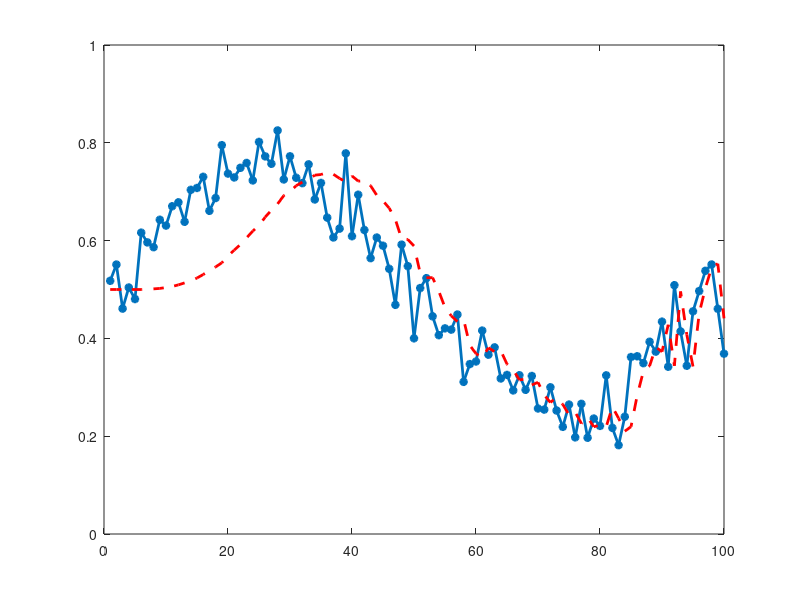
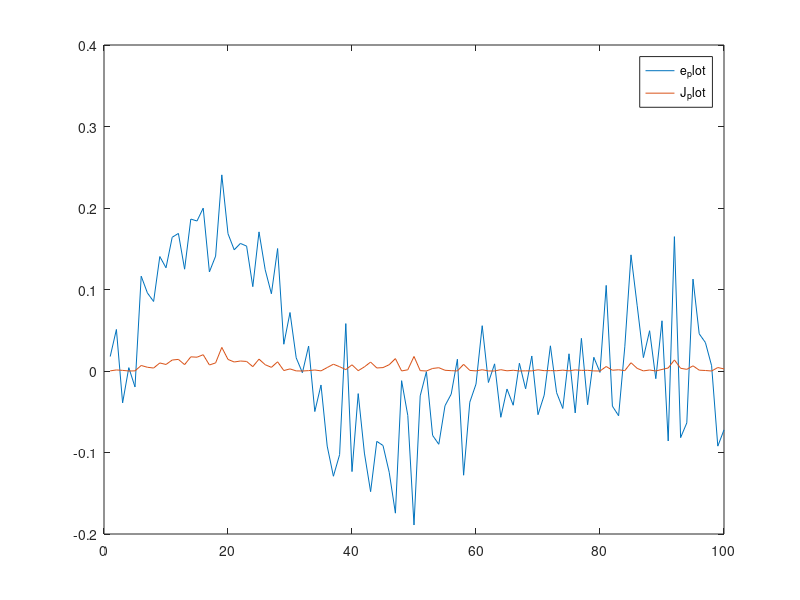

Source code (MATLAB) for these figures, in order:
clc
clear all
close all
% Create and Plot Raw Data
x = 1:100;

% y = rand(1,length(x))./10;
% y = 0.25*x + randn(1,length(x));
% y = 1./(1+ exp(-0.5*x + randn(1,length(x))));
y = 0.5 + 0.25*sin(2*pi*x/100)+ 0.05*randn(1,length(x)); %actual output
% y = rand(1,length(x)).*x + 10;
% y = 0.25.*x.^2 + 10.*x + randn(1,length(x));
y_hat(1) = 0; %predicted output
e(1) = 0; %error after intialization is 0
b = 0; % bias is zero
w(1) = 0; % weights are zero
alpha = 0.002;% 0.002; learning rate

plot(x,y,'-*','LineWidth',2)


for i = 1:length(x)
    % do sth
    % for j = 1:10000
    y_hat(i) = 1/(1+exp(-(w(i)'*x(i)+b))); %predicted output

    e(i) = y(i)-y_hat(i); %actaul and predicted output

    J(i) = 0.5*(e(i))^2; %cost function
    w(i+1) = w(i) + alpha*e(i)*y_hat(i)*(1-y_hat(i))*x(i); %weight updation step
    % end

    

end


hold on
plot(x,y_hat,'r--','LineWidth',2)
hold off

figure
plot(e)
hold on
plot(J)
hold off
legend('e_plot','J_plot')